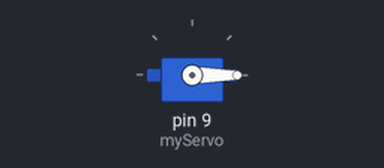
Bench run of a sketch on a simulated Arduino Uno, built with avr-gcc and run on an emulated ATmega328P. Shown: servo.

Above: at 0.05 s.
At 3.0 s:
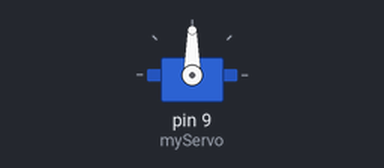
At 6.0 s:
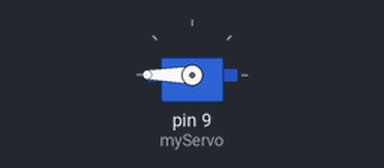
Timing chart, 0 to 7.8 s (numbered marks = the images above):
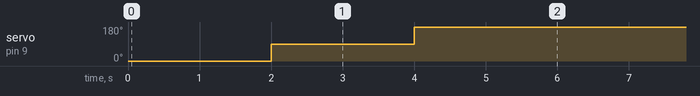

Measured:
- by itself, servo on pin 9 (myServo): alternates 180° for 4.0 s and 90° for 2.0 s

The sketch:

Servo_Motor.ino
```cpp
#include <Servo.h>
Servo myServo;

void setup() {
  // put your setup code here, to run once:
  myServo.attach(9);
  Serial.begin(9600);
  myServo.write(0);

}

void loop() {
  // put your main code here, to run repeatedly:
  delay(2000);
  myServo.write(90);
  delay(2000);
  myServo.write(180);
  delay(2000);
  myServo.write(180);


}
```
